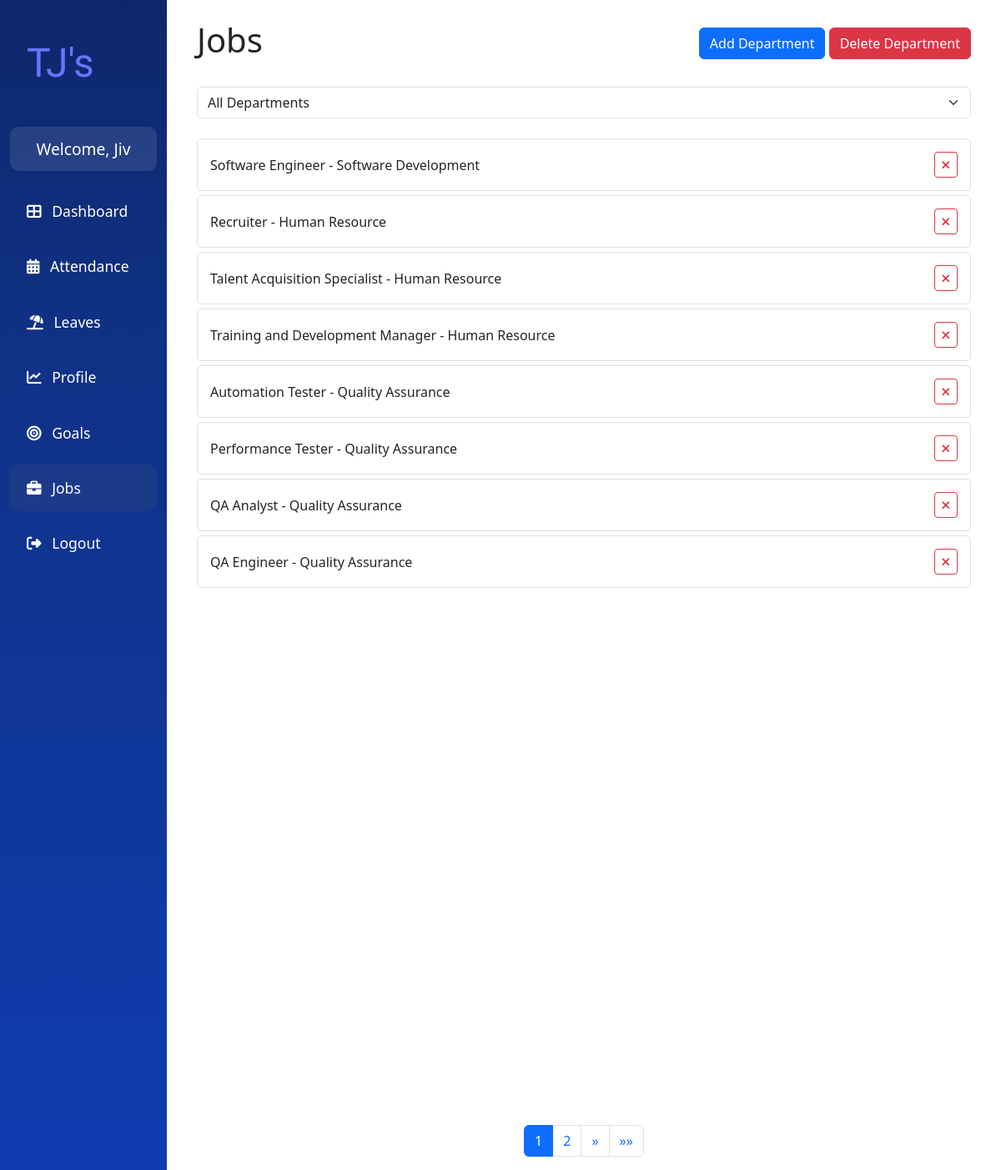
Screenshot of /jobs/ (signed in) with the database file from the repository.
### api/models.py (models this page shows, shortened)
class User(AbstractUser):
    ROLE_CHOICES = [
        ("ADMIN", "Admin"),
        ("EMPLOYEE", "Employee"),
        ("MANAGER", "Manager"),
    ]
    STATUS_CHOICES = [
        ("APPROVED", "Approved"),
        ("REJECTED", "Rejected"),
        ("PENDING", "Pending"),
    ]
    username = None  # Remove the username field entirely
    email = models.EmailField(_("email address"), unique=True)
    phone_regex = RegexValidator(
        regex=r"^\+?1?\d{9,15}$",
        message="Phone number must be entered in the format: '+999999999'. Up to 15 digits allowed.",
    )
    phone_number = models.CharField(validators=[phone_regex], max_length=17, blank=True)
    address = models.OneToOneField(
        Address, on_delete=models.CASCADE, blank=True, null=True
    )
    role = models.CharField(max_length=10, choices=ROLE_CHOICES, default="EMPLOYEE")
    date_of_hire = models.DateField(blank=True, null=True)
    profile_path = models.ImageField(null=True, blank=True)
    status = models.CharField(max_length=20, choices=STATUS_CHOICES, default="PENDING")
    job = models.ForeignKey(Job, on_delete=models.SET_NULL, null=True, blank=True)
    groups = models.ManyToManyField(
        "auth.Group",
        verbose_name=_("groups"),
        blank=True,
        related_name="custom_user_set",
        related_query_name="custom_user",
    )
    user_permissions = models.ManyToManyField(
        "auth.Permission",
        verbose_name=_("user permissions"),
        blank=True,
        related_name="custom_user_set",
        related_query_name="custom_user",
    )
    objects = UserManager()
    USERNAME_FIELD = "email"
    REQUIRED_FIELDS = ["first_name", "last_name", "date_of_hire", "password"]

class Job(models.Model):
    title = models.CharField(max_length=100)
    description = models.TextField()
    department = models.ForeignKey(Department, on_delete=models.CASCADE)

class Department(models.Model):
    name = models.CharField(max_length=100, unique=True)

### api/views.py (the view)
# urls.py: path('jobs/', views.jobs, name='jobs'),
@manager_required
@login_required
def jobs(request):
    departments = Department.objects.all()
    selected_department = request.GET.get("department")
    if selected_department:
        job_list = Job.objects.filter(department_id=selected_department).order_by("title")
    else:
        job_list = Job.objects.all().order_by("department", "title")
    job_filter = JobFilter(request.GET, queryset=job_list)
    paginator = Paginator(job_filter.qs, 10)
    page_number = request.GET.get("page")
    page_obj = paginator.get_page(page_number)
    context = {
        "departments": departments,
        "selected_department": selected_department,
        "filter": job_filter,
        "page_obj": page_obj,
        "job_form": JobForm(),
        "department_form": DepartmentForm(),
    }
    return render(request, "jobs.html", context)

### api/forms.py
class JobForm(forms.ModelForm):
    class Meta:
        model = Job
        fields = ["title", "description"]

class DepartmentForm(forms.ModelForm):
    class Meta:
        model = Department
        fields = ["name"]

### api/templates/api/jobs.html (shortened to what this page needs)
{% extends "base.html" %}
{% load static %}
{% load crispy_forms_tags %}
{% block content %}
<div class="page-container">
    <div class="content-wrapper container mt-4">
        <div class="d-flex justify-content-between align-items-center mb-4">
            <h1>Jobs</h1>
            <div>
                <button type="button" class="btn btn-primary" data-bs-toggle="modal" data-bs-target="#addDepartmentModal">
                    Add Department
                </button>
                <button type="button" class="btn btn-danger" data-bs-toggle="modal" data-bs-target="#deleteDepartmentModal">
                    Delete Department
                </button>
            </div>
        </div>
        <div class="mb-4">
            <form method="get" action="{% url 'jobs' %}">
                <div class="input-group">
                    <select class="form-select" name="department" onchange="this.form.submit()">
                        <option value="">All Departments</option>
                    </select>
                </div>
            </form>
        </div>
        <div id="jobs-list">
            {% for job in page_obj %}
            <div class="job-item d-flex justify-content-between align-items-center" onclick="openJobDetailModal({{ job.id }})" style="cursor: pointer;">
                <div>
                    {{ job.title }} - {{ job.department.name }}
                </div>
                <div class="job-actions">
                    <button type="button" class="btn btn-sm btn-outline-danger" data-bs-toggle="modal" data-bs-target="#deleteJobModal{{ job.id }}" onclick="event.stopPropagation();">
                        <i class="fa-solid fa-times"></i>
                    </button>
                </div>
            </div>
            {% endfor %}
        </div>
        <nav aria-label="Page navigation" class="mt-auto">
            <ul class="pagination justify-content-center">
                {% for num in page_obj.paginator.page_range %}
                    {% if page_obj.number == num %}
                        <li class="page-item active"><span class="page-link">{{ num }}</span></li>
                    {% elif num > page_obj.number|add:'-3' and num < page_obj.number|add:'3' %}
                        <li class="page-item"><a class="page-link" href="?page={{ num }}">{{ num }}</a></li>
                    {% endif %}
                {% endfor %}
                {% if page_obj.has_next %}
                <li class="page-item">
                    <a class="page-link" href="?page={{ page_obj.next_page_number }}" aria-label="Next">
                        <span aria-hidden="true">&raquo;</span>
                    </a>
                </li>
                <li class="page-item">
                    <a class="page-link" href="?page={{ page_obj.paginator.num_pages }}" aria-label="Last">
                        <span aria-hidden="true">&raquo;&raquo;</span>
                    </a>
                </li>
                {% endif %}
            </ul>
        </nav>
    </div>
</div>
{% endblock content %}

### api/templates/api/base.html (shortened to what this page needs)
{% load static %}
<!DOCTYPE html>
<html lang="en">
  <head>
    <link
      href="https://cdn.jsdelivr.net/npm/bootstrap@5.3.0/dist/css/bootstrap.min.css"
      rel="stylesheet"
    />
    <link
      href="https://cdnjs.cloudflare.com/ajax/libs/font-awesome/6.4.0/css/all.min.css"
      rel="stylesheet"
    />
  </head>
  <body>
    <div class="container-fluid">
      <div class="row">
        <nav
          id="sidebarMenu"
          class="col-md-3 col-lg-2 d-md-block sidebar collapse"
        >
          <div class="position-sticky">
            <div class="logo">
              TJ's
            </div>
            <div class="welcome-message">
              <h3>Welcome, {{ request.user.first_name|capfirst }}</h3>
            </div>
            <ul class="nav flex-column">
              <li class="nav-item">
                <a class="nav-link {% if request.resolver_match.url_name == 'dashboard' %}active{% endif %}" href="{% url 'dashboard' %}">
                  <i class="fas fa-th-large me-2"></i> Dashboard
                </a>
              </li>
              <li class="nav-item">
                <a class="nav-link {% if request.resolver_match.url_name == 'attendance' or request.resolver_match.url_name == 'employee_attendance' %}active{% endif %}"
                {% if request.user.role == "MANAGER" %}
                  href="{% url 'attendance' %}"
                {% else %}
                  href="{% url 'employee_attendance' %}"
                {% endif %}>
                  <i class="fas fa-calendar-alt me-2"></i> Attendance
                </a>
              </li>
              <li class="nav-item">
                <a class="nav-link {% if request.resolver_match.url_name == 'leaves' %}active{% endif %}" href="{% url 'leaves' %}">
                  <i class="fa-solid fa-umbrella-beach me-2"></i> Leaves
                </a>
              </li>
              <li class="nav-item">
                <a class="nav-link {% if request.resolver_match.url_name == 'profile' %}active{% endif %}" href="{% url 'profile' %}">
                  <i class="fas fa-chart-line me-2"></i> Profile
                </a>
              </li>
              <li class="nav-item">
                <a class="nav-link {% if request.resolver_match.url_name == 'goals' %}active{% endif %}" href="{% url 'goals' %}">
                  <i class="fas fa-bullseye me-2"></i> Goals
                </a>
              </li>
              {% if request.user.role == "MANAGER" %}
                <li class="nav-item">
                  <a class="nav-link {% if request.resolver_match.url_name == 'jobs' %}active{% endif %}" href="{% url 'jobs' %}">
                    <i class="fa-solid fa-briefcase me-2"></i> Jobs
                  </a>
                </li>
              {% endif %}
              <li class="nav-item">
                <a class="nav-link" href="#" data-bs-toggle="modal" data-bs-target="#logoutModal">
                  <i class="fas fa-sign-out-alt me-2"></i> Logout
                </a>
              </li>
            </ul>
          </div>
        </nav>
        <main class="col-md-9 ms-sm-auto col-lg-10 px-md-4 main-content">
          {% block content %} {% endblock content %}
        </main>
      </div>
    </div>
  </body>
</html>

### api/templates/api/base.html (style rules this page uses)
:root { --primary-color: #6675FE; --primary-light: #6366f1; --background-color: #f8fafc; --text-color: #1e293b; }
body { 8 background-color: #f0f2f5; }
.sidebar { background: linear-gradient(180deg, #0D276B 0%, #103287 32%, #0F3CB0 100%); color: white; height: 100vh; padding-top: 20px; overflow-y: auto; position: fixed; top: 0; left: 0; z-index: 1000; }
.sidebar .nav-link { color: white; padding: 15px 20px; font-size: 1.1rem; margin-bottom: 10px; }
.sidebar .nav-link.active { background-color: #1B3A88; border-radius: 10px; }
.logo { font-family: 'Paytone One', sans-serif; font-weight: 400; color: var(--primary-color); font-size: 3rem; padding: 20px; margin-bottom: 20px; }
.main-content { margin-left: 0; padding-top: 0; }
.welcome-message { background-color: rgba(255, 255, 255, 0.1); border-radius: 10px; padding: 15px; margin-bottom: 20px; text-align: center; }
.welcome-message h3 { font-size: 1.2rem; margin-bottom: 0; color: #ffffff; font-weight: 500; }

### api/templates/api/jobs.html (style rules this page uses)
.page-container { display: flex; flex-direction: column; min-height: 100vh; }
.content-wrapper { flex: 1; display: flex; flex-direction: column; }
#jobs-list { flex: 1; overflow-y: auto; margin-bottom: 20px; }
.job-item { background-color: #ffffff; border: 1px solid #e0e0e0; border-radius: 5px; padding: 15px; margin-bottom: 5px; cursor: pointer; transition: background-color 0.2s; }
.job-actions { float: right; }
.job-actions i { cursor: pointer; }

### rows the page displays
User: user.first_name "Jiv"
Job: title "Software Engineer", department.name "Software Development"
Job: title "Recruiter", department.name "Human Resource"
Job: title "Talent Acquisition Specialist", department.name "Human Resource"
Job: title "Training and Development Manager", department.name "Human Resource"
Job: title "Automation Tester", department.name "Quality Assurance"
Job: title "Performance Tester", department.name "Quality Assurance"
Job: title "QA Analyst", department.name "Quality Assurance"
Job: title "QA Engineer", department.name "Quality Assurance"

### other values shown
{{ num }} "1"
{{ num }} "2"
